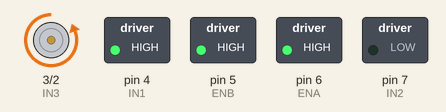
Recording of a sketch running on a simulated Arduino Mega 2560, built with avr-gcc and run on an emulated ATmega2560. Parts: motor-driver pin pairs drawn as motors (green arrow = first pin HIGH = forward, orange = second pin HIGH = backward, longer = more drive), switched loads named in the sketch (green lamp = pin HIGH).

Above: at 0.1 s.
Timing chart, 0 to 1.6 s (numbered marks = the images above):
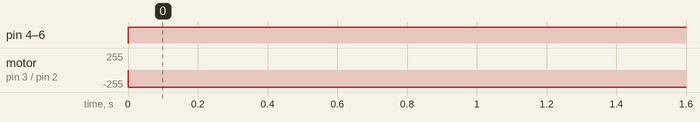

The sketch:

h_bridge_test.ino
```cpp
const int ENA = 6;
const int ENB = 5;
const int IN1 = 4;
const int IN2 = 7;
const int IN3 = 3;
const int IN4 = 2;

void motorA(int mode,int power);
void motorB(int mode,int power);
void debug();

void setup(){
  pinMode(ENA, OUTPUT);
  pinMode(ENB, OUTPUT);
  pinMode(IN1, OUTPUT);
  pinMode(IN2, OUTPUT);
  pinMode(IN3, OUTPUT);
  pinMode(IN4, OUTPUT);
  Serial1.begin(9600);
}

void loop(){
    debug();
    motorA(1, 100);  //have motor A turn clockwise at 15% speed;  //let motor A run for 5 seconds
    motorB(1, 100);  //have motor B turn clockwise at 15% speed
    delay(100);
    motorA(2, 100);  //brake motor A with 100% braking power
    motorB(2, 100);
    delay(100);

}

void motorA(int mode, int percent){
  int duty = map(percent,0,100,0,255);

  switch(mode){
    case 0:
    digitalWrite(ENA,LOW);
    break;
    case 1:
    digitalWrite(IN1,HIGH);
    digitalWrite(IN2,LOW);
    analogWrite(ENA,duty);
    break;
    case 3:
    digitalWrite(IN1,LOW);
    digitalWrite(IN2,HIGH);
    analogWrite(ENA,duty);
    case 4:
    digitalWrite(IN1,LOW);
    digitalWrite(IN2,LOW);
    analogWrite(ENA,duty);
    break;
  }
}

void motorB(int mode, int percent){
  int duty = map(percent,0,100,0,255);

  switch(mode){
    case 0:
    digitalWrite(ENB,LOW);
    break;
    case 1:
    digitalWrite(IN3,HIGH);
    digitalWrite(IN4,LOW);
    analogWrite(ENB,duty);
    case 2:
    digitalWrite(IN3,LOW);
    digitalWrite(IN4,HIGH);
    analogWrite(ENB,duty);
    break;
    case 3:
    digitalWrite(IN3,LOW);
    digitalWrite(IN4,LOW);
    analogWrite(ENB,duty);
  }
}

void debug(){
  Serial1.print(digitalRead(ENA));
  Serial1.print("\t");
  Serial1.print(digitalRead(ENB));
  Serial1.print("\t");
  Serial1.print(digitalRead(IN1));
  Serial1.print("\t");
  Serial1.print(digitalRead(IN2));
  Serial1.print("\t");
  Serial1.print(digitalRead(IN3));
  Serial1.print("\t");
  Serial1.println(digitalRead(IN4));
}
```

Measured:
- by itself, pin 4 (IN1), pin 5 (ENB), pin 6 (ENA): LOW → HIGH at 0.00 s
- by itself, motor on pin 3 (IN3) / pin 2 (IN4): stopped → backward 255/255 at 0.00 s
